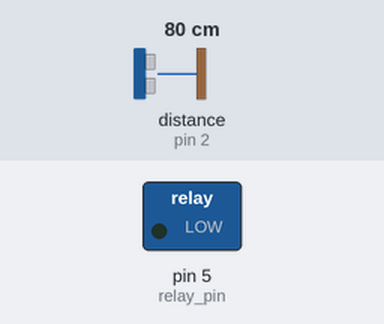
A sketch run on a simulated Arduino Uno, built with avr-gcc and run on an emulated ATmega328P. Shown: switched loads named in the sketch (green lamp = pin HIGH). The test bench sets the inputs (shaded band); at power-on: distance to the obstacle (sensor on pin 2) 80 cm. The echo pulse lasts 58.3 µs per cm; pins used as bus, display or sensor lines are not drawn.

Above: at 1.3 s.
1.4 s: distance to the obstacle (sensor on pin 2) set to 88 cm
At 3.2 s:
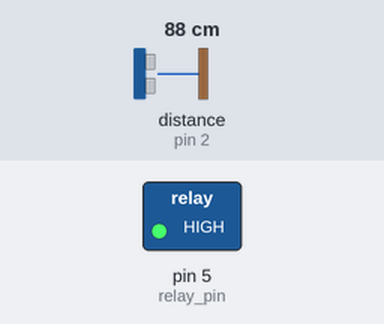
3.5 s: distance to the obstacle (sensor on pin 2) set to 2 cm
At 5.2 s:
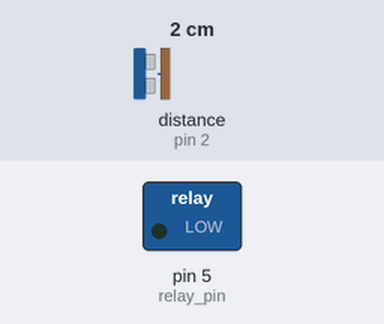
5.5 s: distance to the obstacle (sensor on pin 2) set to 120 cm
At 6.4 s:
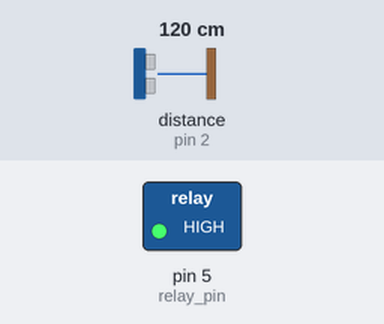
Timing chart, 0 to 8.5 s (numbered marks = the images above; inputs shaded):
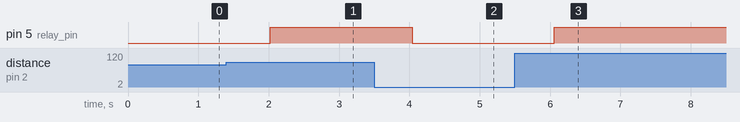

The sketch:

lumber-room-light.ino
```cpp
float open_door_distance = 84.0;

#define ECHO 2
#define TRIG 3
#define sensVCC 4
#define relay_pin 5

#include <NewPing.h>
NewPing sonar(TRIG, ECHO, 400);

float dist_3[3] = {0.0, 0.0, 0.0};
float middle, dist, dist_filtered;
float k;
byte i, delta;
unsigned long dispIsrTimer, sensTimer;

void setup() {
  Serial.begin(9600);

  pinMode(sensVCC, OUTPUT);
  pinMode(relay_pin, OUTPUT);

  digitalWrite(sensVCC, 1);
}

void printDistance() {
    Serial.print(dist_3[0]);
    Serial.print(", ");
    Serial.print(dist_3[1]);
    Serial.print(", ");
    Serial.print(dist_3[2]);
    Serial.print(": ");
    Serial.println(dist_filtered);
}

void loop() {
  if (millis() - sensTimer > 500) {
    int dist_i = (float)sonar.ping() / 57.5;

    if (dist_i > 0.0) {
      dist_3[i] = dist_i;
      dist = middle_of_3(dist_3[0], dist_3[1], dist_3[2]);

      delta = abs(dist_filtered - dist);
      if (delta > 1) k = 0.7;
      else k = 0.1;

      dist_filtered = dist * k + dist_filtered * (1 - k);
//      printDistance();
      sensTimer = millis();

      if (i > 1) i = 0;
      else i++;
    }
  }

  if (micros() - dispIsrTimer > 1500) {
    if (dist_filtered >= open_door_distance) {
      digitalWrite(relay_pin, 1);
    } else {
      digitalWrite(relay_pin, 0);
    }
    dispIsrTimer = micros();
  }
}

float middle_of_3(float a, float b, float c) {
  if ((a <= b) && (a <= c)) {
    middle = (b <= c) ? b : c;
  }
  else {
    if ((b <= a) && (b <= c)) {
      middle = (a <= c) ? a : c;
    }
    else {
      middle = (a <= b) ? a : b;
    }
  }
  return middle;
}
```

Measured:
- the behaviour switches between 83 and 84 cm on distance to the obstacle (sensor on pin 2) (found by bisection; images 0 and 1)
- after the input at 1.4 s, pin 5 (relay_pin): LOW → HIGH after 0.63 s
- after the input at 3.5 s, pin 5 (relay_pin): HIGH → LOW after 0.54 s
- after the input at 5.5 s, pin 5 (relay_pin): LOW → HIGH after 0.56 s
